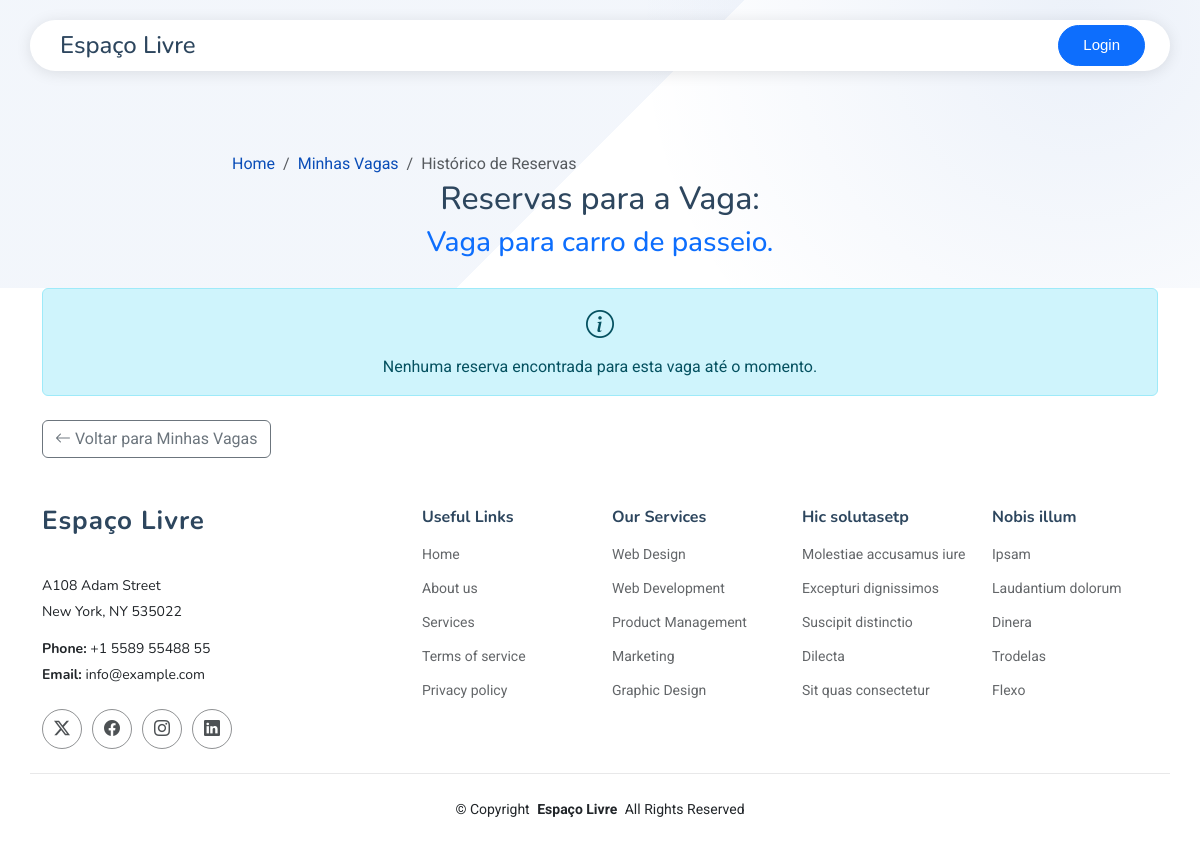
The page /ver_reservas_vaga.php?id_vaga=13 (signed in) on the database as committed earlier.
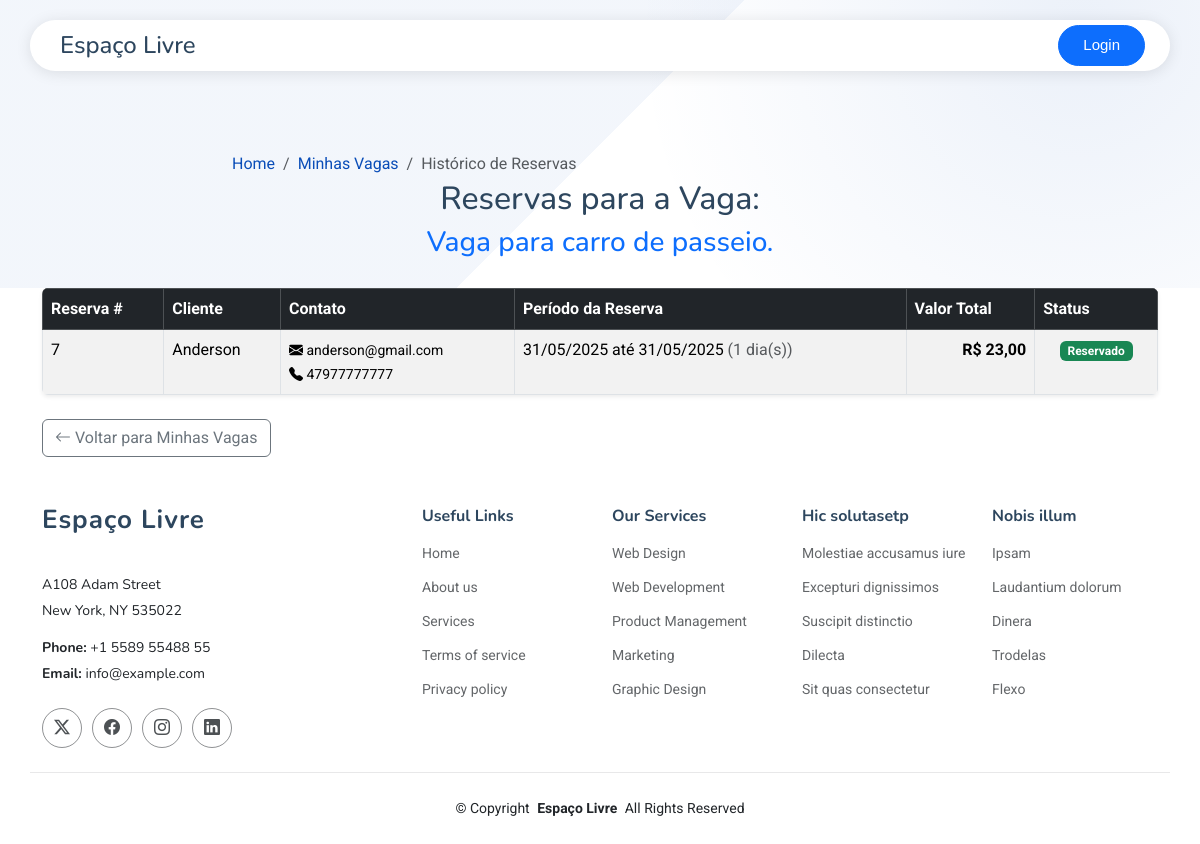
The same page on the database as committed later.
### tables this page shows
CREATE TABLE `reservas` (
  `id_reserva` int(20) NOT NULL,
  `id_usuario` int(20) NOT NULL,
  `id_vaga` int(20) NOT NULL,
  `id_uf` int(20) NOT NULL,
  `cidade` varchar(255) NOT NULL,
  `bairro` varchar(255) NOT NULL,
  `endereco` varchar(255) NOT NULL,
  `numero` varchar(20) DEFAULT NULL,
  `complemento` varchar(255) NOT NULL,
  `quant_dias` int(10) UNSIGNED NOT NULL,
  `valor_reserva` decimal(10,2) NOT NULL,
  `status` enum('r','l','c') NOT NULL COMMENT 'r=Reservado, l=Liberado, c=Cancelado',
  `data_reserva` date DEFAULT curdate()
);

CREATE TABLE `usuarios` (
  `id` int(20) NOT NULL,
  `nome` varchar(255) NOT NULL,
  `cpf` varchar(20) DEFAULT NULL,
  `telefone` varchar(20) DEFAULT NULL,
  `email` varchar(255) NOT NULL,
  `senha` varchar(255) NOT NULL,
  `dataCadastro` date DEFAULT curdate(),
  `nivel_acesso` int(11) NOT NULL DEFAULT 1
);

### ver_reservas_vaga.php (the view, shortened to what the changed rows need)
<?php
include_once 'conexao.php';
$id_vaga_get = filter_input(INPUT_GET, 'id_vaga', FILTER_VALIDATE_INT);
$vaga_info = null;
$reservas_desta_vaga = [];
$page_error_message = null;
try {
    $conn->setAttribute(PDO::ATTR_ERRMODE, PDO::ERRMODE_EXCEPTION);
    $stmt_vaga = $conn->prepare("SELECT id, descricao, id_usuario FROM vagas WHERE id = :id_vaga");
    $stmt_vaga->bindParam(':id_vaga', $id_vaga_get, PDO::PARAM_INT);
    $stmt_vaga->execute();
    $vaga_info = $stmt_vaga->fetch(PDO::FETCH_ASSOC);
    $stmt_reservas = $conn->prepare(
        "SELECT r.*, u.nome AS nome_cliente, u.email AS email_cliente, u.telefone AS telefone_cliente
         FROM reservas r
         JOIN usuarios u ON r.id_usuario = u.id
         WHERE r.id_vaga = :id_vaga
         ORDER BY r.data_reserva DESC, r.id_reserva DESC"
    );
    $stmt_reservas->bindParam(':id_vaga', $id_vaga_get, PDO::PARAM_INT);
    $stmt_reservas->execute();
    $reservas_desta_vaga = $stmt_reservas->fetchAll(PDO::FETCH_ASSOC);
} catch (PDOException $e) {
    error_log("Erro em ver_reservas_vaga.php (Vaga ID: $id_vaga_get): " . $e->getMessage());
    $page_error_message = "Ocorreu um erro técnico ao carregar os dados das reservas.";
}
?>
<!DOCTYPE html>
<html lang="pt-br">
<?php
require_once 'components/head.php';
?>
<body class="account-page">
    <?php require_once 'components/header.php'; ?>
    <main class="main">
        <section id="hero-minha-conta" class="hero section" style="padding-top: 80px; padding-bottom: 20px;">
            <div class="container" data-aos="fade-up">
                <div class="row align-items-center justify-content-center text-center">
                    <div class="col-lg-8">
                        <div class="hero-content">
                            <h2>Reservas para a Vaga:</h2>
                        </div>
                    </div>
                </div>
            </div>
        </section>
                <div class="container">
                    <?php if ($vaga_info && empty($reservas_desta_vaga) && !$page_error_message): ?>
                        <div class="alert alert-info text-center">
                            <i class="bi bi-info-circle fs-3 d-block mb-2"></i>
                            Nenhuma reserva encontrada para esta vaga até o momento.
                        </div>
                    <?php elseif (!empty($reservas_desta_vaga)): ?>
                        <div class="table-responsive shadow-sm rounded">
                            <table class="table table-striped table-hover table-bordered mb-0">
                                <thead class="table-dark">
                                    <tr>
                                        <th>Reserva #</th>
                                        <th>Cliente</th>
                                        <th>Contato</th>
                                        <th>Período da Reserva</th>
                                        <th>Valor Total</th>
                                        <th>Status</th>
                                    </tr>
                                </thead>
                                <tbody>
                                    <?php foreach ($reservas_desta_vaga as $reserva): ?>
                                        <tr>
                                            <td><?= htmlspecialchars($reserva['id_reserva']) ?></td>
                                            <td><?= htmlspecialchars($reserva['nome_cliente']) ?></td>
                                            <td>
                                                <small>
                                                    <?php if (!empty($reserva['email_cliente'])): ?>
                                                        <i class="bi bi-envelope-fill" title="Email"></i> <?= htmlspecialchars($reserva['email_cliente']) ?><br>
                                                    <?php endif; ?>
                                                    <?php if (!empty($reserva['telefone_cliente'])): ?>
                                                        <i class="bi bi-telephone-fill" title="Telefone"></i> <?= htmlspecialchars($reserva['telefone_cliente']) ?>
                                                    <?php endif; ?>
                                                </small>
                                            </td>
                                            <td>
                                                <?php
                                                $data_inicio_r = new DateTime($reserva['data_reserva']);
                                                $data_fim_r = new DateTime($reserva['data_reserva']);
                                                $data_fim_r->add(new DateInterval('P' . ($reserva['quant_dias'] - 1) . 'D'));
                                                ?>
                                                <?= $data_inicio_r->format('d/m/Y') ?> até <?= $data_fim_r->format('d/m/Y') ?>
                                                <span class="text-muted">(<?= htmlspecialchars($reserva['quant_dias']) ?> dia(s))</span>
                                            </td>
                                            <td class="text-end fw-bold">R$ <?= htmlspecialchars(number_format($reserva['valor_reserva'], 2, ',', '.')) ?></td>
                                            <td class="text-center">
                                                <span class="badge bg-<?= $reserva['status'] == 'r' ? 'success' : ($reserva['status'] == 'c' ? 'danger' : 'secondary') ?>">
                                                    <?php
                                                    switch ($reserva['status']) {
                                                        case 'r':
                                                            echo 'Reservado';
                                                            break;
                                                    }
                                                    ?>
                                                </span>
                                            </td>
                                        </tr>
                                    <?php endforeach; ?>
                                </tbody>
                            </table>
                        </div>
                    <?php endif; ?>
                    <div class="mt-4">
                        <a href="account.php#tab-vagas" class="btn btn-outline-secondary"><i class="bi bi-arrow-left"></i> Voltar para Minhas Vagas</a>
                    </div>
                </div>
        </main>
</body>
</html>

Rows that differ between the two databases and show on the page:
now on this page (row edited): reservas: id_reserva "7", id_usuario.nome "Anderson", id_usuario.email "anderson@gmail.com", id_usuario.telefone "47977777777", data_reserva "31/05/2025", quant_dias "1", valor_reserva "23,00", status "Reservado"
Other text that changed with them:
text no longer shown: "Nenhuma reserva encontrada para esta vaga até o momento."
text now shown: "Reserva # Cliente Contato Período da Reserva Valor Total Status"
